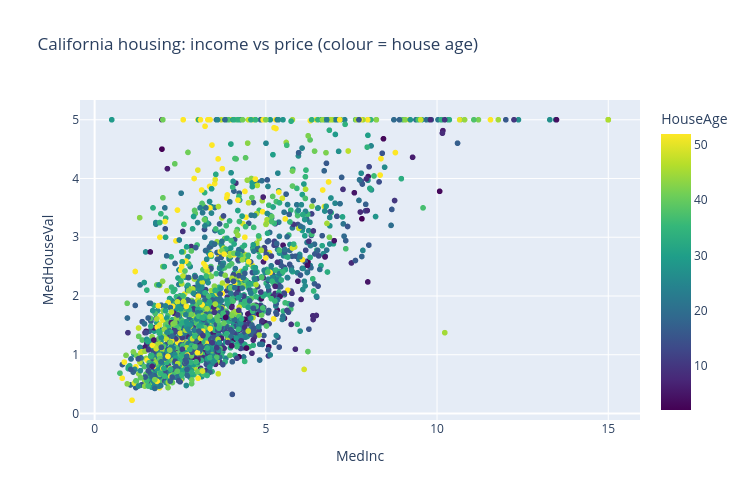

Source (notebook cell):
### Markdown cell above
### plotly

Interactive plots that work in notebooks and dashboards. Hover, zoom, and pan are especially useful when a scatter cloud hides structure at a glance — the tooltips let you interrogate individual points without re-plotting.

### Code cell
from fun_ds.data import load_california_housing

df = load_california_housing()

try:
    import plotly.express as px

    sample = df.sample(2000, random_state=0)
    fig = px.scatter(
        sample,
        x="MedInc",
        y="MedHouseVal",
        color="HouseAge",
        hover_data=["AveRooms", "Population"],
        title="California housing: income vs price (colour = house age)",
        color_continuous_scale="Viridis",
    )
    fig.update_layout(width=750, height=500)
    fig.show()
except ImportError:
    print(
        "plotly is not installed. It is part of the course environment: run `pixi install`."
    )

### Figure 1 — Plotly figure (JSON) as saved in the notebook; plotly's stock layout.template omitted (floating-point values rounded to 4 significant figures; data arrays with more than 128 entries replaced by an {"elided": "..."} marker saying what was removed)
{"data": [{"customdata": {"elided": "2000x2 float values"}, "hovertemplate": "MedInc=%{x}<br>MedHouseVal=%{y}<br>AveRooms=%{customdata[0]}<br>Population=%{customdata[1]}<br>HouseAge=%{marker.color}<extra></extra>", "legendgroup": "", "marker": {"color": {"elided": "2000 float values"}, "coloraxis": "coloraxis", "symbol": "circle"}, "mode": "markers", "name": "", "showlegend": false, "type": "scattergl", "x": {"elided": "2000 float values"}, "xaxis": "x", "y": {"elided": "2000 float values"}, "yaxis": "y"}], "layout": {"coloraxis": {"autocolorscale": false, "colorbar": {"title": {"text": "HouseAge"}}, "colorscale": [[0.0, "#440154"], [0.1111, "#482878"], [0.2222, "#3e4989"], [0.3333, "#31688e"], [0.4444, "#26828e"], [0.5556, "#1f9e89"], [0.6667, "#35b779"], [0.7778, "#6ece58"], [0.8889, "#b5de2b"], [1.0, "#fde725"]]}, "height": 500, "legend": {"tracegroupgap": 0}, "title": {"text": "California housing: income vs price (colour = house age)"}, "width": 750, "xaxis": {"anchor": "y", "domain": [0.0, 1.0], "title": {"text": "MedInc"}}, "yaxis": {"anchor": "x", "domain": [0.0, 1.0], "title": {"text": "MedHouseVal"}}}}
